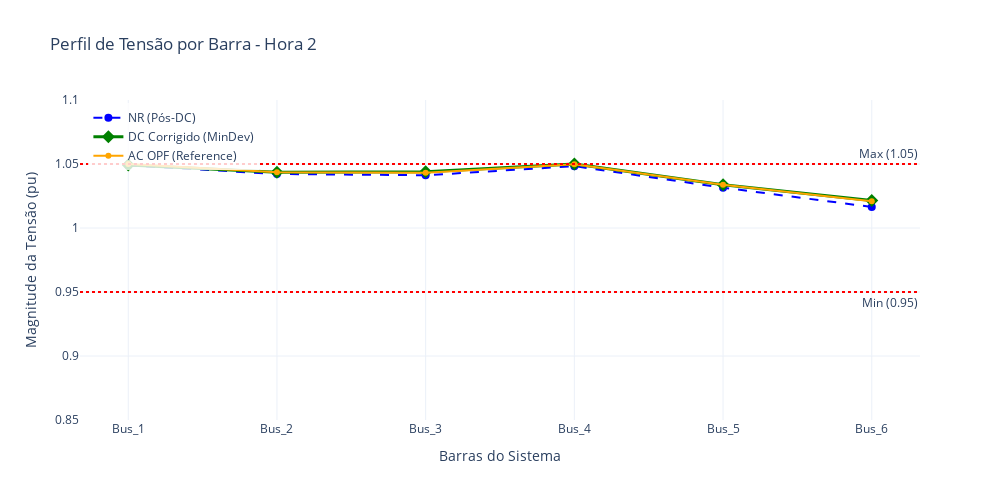

Notebook source saved alongside this figure:
### Code cell
# Define a hora de interesse
h_plot = 2
# Garante que os dados estão em formato numpy para indexação fácil
# (Caso já não estejam)
v_nr   = np.array(tensions_nr)
v_corr = np.array(tensions_dc_corr)
v_ac   = np.array(tensions_ac)

# Nomes das barras para o eixo X
bus_names = [b.name for b in NET.buses]

fig = go.Figure()

# --- 1. NR (Estado Violado/Inicial) ---
fig.add_trace(go.Scatter(
    x=bus_names, 
    y=v_nr[h_plot], 
    mode='lines+markers', 
    name='NR (Pós-DC)',
    line=dict(color='blue', width=2, dash='dash'),
    marker=dict(size=8)
))

# --- 2. DC Corrigido (Sua Solução) ---
fig.add_trace(go.Scatter(
    x=bus_names, 
    y=v_corr[h_plot], 
    mode='lines+markers', 
    name='DC Corrigido (MinDev)',
    line=dict(color='green', width=3),
    marker=dict(size=10, symbol='diamond')
))

# --- 3. AC OPF (Referência) ---
fig.add_trace(go.Scatter(
    x=bus_names, 
    y=v_ac[h_plot], 
    mode='lines+markers', 
    name='AC OPF (Reference)',
    line=dict(color='orange', width=2),
    marker=dict(size=6)
))

# --- Linhas de Limite (0.95 e 1.05) ---
fig.add_hline(y=0.95, line_dash="dot", line_color="red", annotation_text="Min (0.95)", annotation_position="bottom right")
fig.add_hline(y=1.05, line_dash="dot", line_color="red", annotation_text="Max (1.05)", annotation_position="top right")

# --- Layout ---
fig.update_layout(
    title=f"Perfil de Tensão por Barra - Hora {h_plot}",
    xaxis_title="Barras do Sistema",
    yaxis_title="Magnitude da Tensão (pu)",
    width=1000,
    height=500,
    yaxis=dict(range=[0.85, 1.1]), # Fixa o zoom para ver bem as violações
    legend=dict(x=0.01, y=0.99, bgcolor='rgba(255, 255, 255, 0.8)'),
    template="plotly_white",
    hovermode="x unified" # Facilita comparar os 3 valores passando o mouse
)

fig.show()

### Figure 1 — Plotly figure (JSON) as saved in the notebook; plotly's stock layout.template omitted (floating-point values rounded to 4 significant figures)
{"data": [{"line": {"color": "blue", "dash": "dash", "width": 2}, "marker": {"size": 8}, "mode": "lines+markers", "name": "NR (Pós-DC)", "type": "scatter", "x": ["Bus_1", "Bus_2", "Bus_3", "Bus_4", "Bus_5", "Bus_6"], "y": [1.049, 1.042, 1.041, 1.048, 1.032, 1.016]}, {"line": {"color": "green", "width": 3}, "marker": {"size": 10, "symbol": "diamond"}, "mode": "lines+markers", "name": "DC Corrigido (MinDev)", "type": "scatter", "x": ["Bus_1", "Bus_2", "Bus_3", "Bus_4", "Bus_5", "Bus_6"], "y": [1.049, 1.044, 1.044, 1.05, 1.034, 1.021]}, {"line": {"color": "orange", "width": 2}, "marker": {"size": 6}, "mode": "lines+markers", "name": "AC OPF (Reference)", "type": "scatter", "x": ["Bus_1", "Bus_2", "Bus_3", "Bus_4", "Bus_5", "Bus_6"], "y": [1.05, 1.044, 1.043, 1.05, 1.034, 1.021]}], "layout": {"annotations": [{"showarrow": false, "text": "Min (0.95)", "x": 1, "xanchor": "right", "xref": "x domain", "y": 0.95, "yanchor": "top", "yref": "y"}, {"showarrow": false, "text": "Max (1.05)", "x": 1, "xanchor": "right", "xref": "x domain", "y": 1.05, "yanchor": "bottom", "yref": "y"}], "height": 500, "hovermode": "x unified", "legend": {"bgcolor": "rgba(255, 255, 255, 0.8)", "x": 0.01, "y": 0.99}, "shapes": [{"line": {"color": "red", "dash": "dot"}, "type": "line", "x0": 0, "x1": 1, "xref": "x domain", "y0": 0.95, "y1": 0.95, "yref": "y"}, {"line": {"color": "red", "dash": "dot"}, "type": "line", "x0": 0, "x1": 1, "xref": "x domain", "y0": 1.05, "y1": 1.05, "yref": "y"}], "title": {"text": "Perfil de Tensão por Barra - Hora 2"}, "width": 1000, "xaxis": {"title": {"text": "Barras do Sistema"}}, "yaxis": {"range": [0.85, 1.1], "title": {"text": "Magnitude da Tensão (pu)"}}}}
